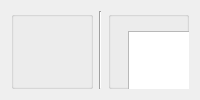
             <widget class="QWidget" name="tabTFR">
              <property name="sizePolicy">
               <sizepolicy hsizetype="Preferred" vsizetype="Preferred">
                <horstretch>0</horstretch>
                <verstretch>0</verstretch>
               </sizepolicy>
              </property>
              <attribute name="title">
               <string>TFR</string>
              </attribute>
              <layout class="QGridLayout" name="gridLayout_8">
               <item row="0" column="0">
                <layout class="QHBoxLayout" name="horizontalLayout_33">
                 <item>
                  <layout class="QVBoxLayout" name="verticalLayout">
                   <item>
                    <widget class="QGroupBox" name="groupBoxEpochsTFR">
                     <property name="sizePolicy">
                      <sizepolicy hsizetype="Preferred" vsizetype="Preferred">
                       <horstretch>0</horstretch>
                       <verstretch>0</verstretch>
                      </sizepolicy>
                     </property>
                     <property name="title">
                      <string/>
                     </property>
                     <widget class="QGroupBox" name="groupBoxAvailableTFR">
                      <property name="geometry">
                       <rect>
                        <x>10</x>
                        <y>310</y>
                        <width>500</width>
                        <height>180</height>
                       </rect>
                      </property>
                      <property name="sizePolicy">
                       <sizepolicy hsizetype="Preferred" vsizetype="Preferred">
                        <horstretch>0</horstretch>
                        <verstretch>1</verstretch>
                       </sizepolicy>
                      </property>
                      <property name="maximumSize">
                       <size>
                        <width>500</width>
                        <height>180</height>
                       </size>
                      </property>
                      <property name="title">
                       <string>Available actions:</string>
                      </property>
                      <layout class="QGridLayout" name="gridLayout_27">
                       <item row="1" column="0">
                        <widget class="QPushButton" name="pushButtonTFRTopology">
                         <property name="text">
                          <string>Compute and visualize TFR topology</string>
                         </property>
                        </widget>
                       </item>
                       <item row="0" column="0">
                        <widget class="QPushButton" name="pushButtonTFR">
                         <property name="text">
                          <string>Compute and visualize channel TFR</string>
                         </property>
                        </widget>
                       </item>
                      </layout>
                     </widget>
                    </widget>
                   </item>
                  </layout>
                 </item>
                 <item>
                  <widget class="Line" name="line">
                   <property name="orientation">
                    <enum>Qt::Vertical</enum>
                   </property>
                  </widget>
                 </item>
                 <item>
                  <widget class="QGroupBox" name="groupBoxEpochParamsTFR">
                   <property name="title">
                    <string/>
                   </property>
                   <widget class="QWidget" name="layoutWidget">
                    <property name="geometry">
                     <rect>
                      <x>20</x>
                      <y>20</y>
                      <width>501</width>
                      <height>109</height>
                     </rect>
                    </property>
                    <layout class="QHBoxLayout" name="horizontalLayout_14">
                     <item>
                      <widget class="QListWidget" name="listWidgetPowerItems"/>
                     </item>
                     <item>
                      <layout class="QVBoxLayout" name="verticalLayout_22">
                       <item>
                        <widget class="QPushButton" name="pushButtonTFRTopology_2">
                         <property name="text">
                          <string>TFR topology vizualization</string>
                         </property>
                        </widget>
                       </item>
                       <item>
                        <widget class="QPushButton" name="pushButtonDeletePower">
                         <property name="text">
                          <string>Delete</string>
                         </property>
                        </widget>
                       </item>
                      </layout>
                     </item>
                    </layout>
                   </widget>
                  </widget>
                 </item>
                </layout>
               </item>
              </layout>
             </widget>
